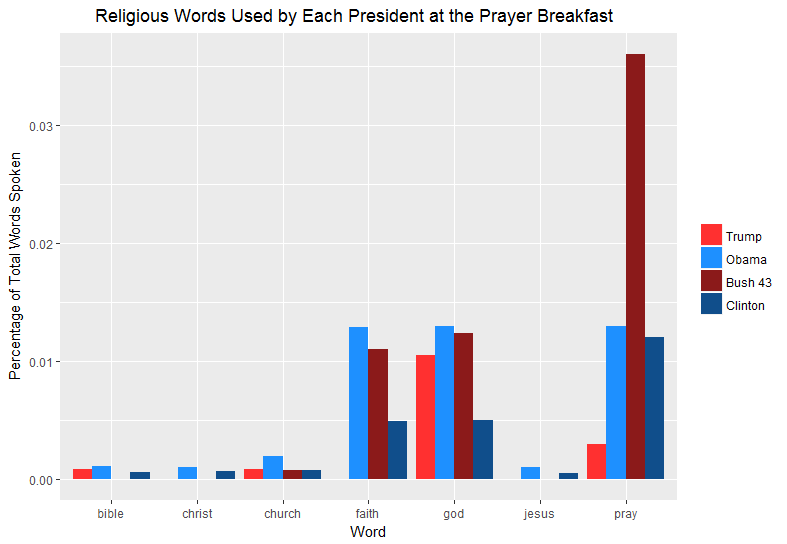

Source code (R):
review_text <- paste(trump$text, collapse=" ")
review_source <- VectorSource(review_text)
wordCorpus <- Corpus(review_source)
wordCorpus <- tm_map(wordCorpus, removePunctuation)
wordCorpus <- tm_map(wordCorpus, content_transformer(tolower))
wordCorpus <- tm_map(wordCorpus, removeWords, stopwords("english"))
wordCorpus <- tm_map(wordCorpus, stripWhitespace)
wordCorpus <- tm_map(wordCorpus, removeWords, c("applause", "laughter"))

dtm <- DocumentTermMatrix(wordCorpus,
                          control=list(wordLengths=c(1, Inf),
                                       bounds=list(global=c(floor(length(wordCorpus)*0.01), Inf))))

dtm2 <- as.matrix(dtm)
frequency <- colSums(dtm2)
frequency <- sort(frequency, decreasing=TRUE)
head(frequency, 25)
trump <- as.data.frame(as.table(frequency))
trump$speaker <- c("Trump")
trump$pct <- trump$Freq/1142

review_text <- paste(obama$text, collapse=" ")
review_source <- VectorSource(review_text)
wordCorpus <- Corpus(review_source)
wordCorpus <- tm_map(wordCorpus, removePunctuation)
wordCorpus <- tm_map(wordCorpus, content_transformer(tolower))
wordCorpus <- tm_map(wordCorpus, removeWords, stopwords("english"))
wordCorpus <- tm_map(wordCorpus, stripWhitespace)
wordCorpus <- tm_map(wordCorpus, removeWords, c("applause", "laughter"))

dtm <- DocumentTermMatrix(wordCorpus,
                          control=list(wordLengths=c(1, Inf),
                                       bounds=list(global=c(floor(length(wordCorpus)*0.01), Inf))))

dtm2 <- as.matrix(dtm)
frequency <- colSums(dtm2)
frequency <- sort(frequency, decreasing=TRUE)
head(frequency, 25)

obama <- as.data.frame(as.table(frequency))
obama$speaker <- c("Obama")
obama$pct <- obama$Freq/9185

review_text <- paste(bush43$text, collapse=" ")
review_source <- VectorSource(review_text)
wordCorpus <- Corpus(review_source)
wordCorpus <- tm_map(wordCorpus, removePunctuation)
wordCorpus <- tm_map(wordCorpus, content_transformer(tolower))
wordCorpus <- tm_map(wordCorpus, removeWords, stopwords("english"))
wordCorpus <- tm_map(wordCorpus, stripWhitespace)
wordCorpus <- tm_map(wordCorpus, removeWords, c("applause", "laughter"))

dtm <- DocumentTermMatrix(wordCorpus,
                          control=list(wordLengths=c(1, Inf),
                                       bounds=list(global=c(floor(length(wordCorpus)*0.01), Inf))))

dtm2 <- as.matrix(dtm)
frequency <- colSums(dtm2)
frequency <- sort(frequency, decreasing=TRUE)
head(frequency, 25)

bush43 <- as.data.frame(as.table(frequency))
bush43$speaker <- c("Bush 43")
bush43$pct <- bush43$Freq/4111

review_text <- paste(clinton$text, collapse=" ")
review_source <- VectorSource(review_text)
wordCorpus <- Corpus(review_source)
wordCorpus <- tm_map(wordCorpus, removePunctuation)
wordCorpus <- tm_map(wordCorpus, content_transformer(tolower))
wordCorpus <- tm_map(wordCorpus, removeWords, stopwords("english"))
wordCorpus <- tm_map(wordCorpus, stripWhitespace)
wordCorpus <- tm_map(wordCorpus, removeWords, c("applause", "laughter"))

dtm <- DocumentTermMatrix(wordCorpus,
                          control=list(wordLengths=c(1, Inf),
                                       bounds=list(global=c(floor(length(wordCorpus)*0.01), Inf))))

dtm2 <- as.matrix(dtm)
frequency <- colSums(dtm2)
frequency <- sort(frequency, decreasing=TRUE)
head(frequency, 25)

clinton <- as.data.frame(as.table(frequency))
clinton$speaker <- c("Clinton")
clinton$pct <- clinton$Freq/5043


freq <- read.csv("freq.csv")
freq$speaker <- factor(freq$speaker, levels=c("Trump", "Obama", "Bush 43", "Clinton"))
ggplot(freq, aes(x=word, y=freq)) + geom_bar(aes(fill=speaker),stat="identity", position= "dodge")

ggplot(freq, aes(x=word, y=freq, group = speaker)) + geom_bar(aes(fill=speaker),stat="identity", position= "dodge")  + 
scale_fill_manual("speaker", values = c("firebrick1","dodgerblue", "firebrick4", "dodgerblue4")) +
ggtitle("       Religious Words Used by Each President at the Prayer Breakfast") +
xlab("Word") + ylab("Percentage of Total Words Spoken") + 
  theme(legend.title=element_blank())
